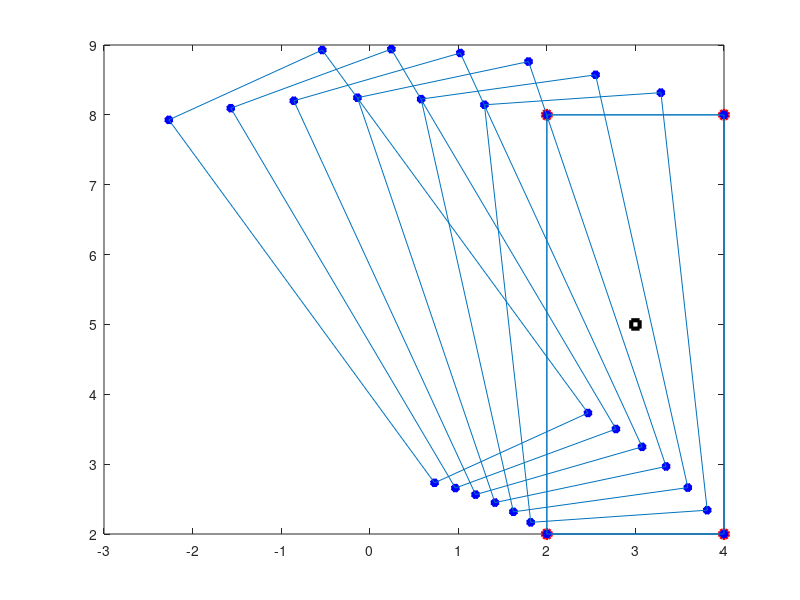

Here is the MATLAB script that generated this plot:
clc;
clear;

current_parkinglot_.single_lot.topleft.x = 4;
current_parkinglot_.single_lot.topleft.y = 2;
current_parkinglot_.single_lot.topright.x = 4;
current_parkinglot_.single_lot.topright.y = 8;
current_parkinglot_.single_lot.btmleft.x = 2;
current_parkinglot_.single_lot.btmleft.y = 2;
current_parkinglot_.single_lot.btmright.x = 2;
current_parkinglot_.single_lot.btmright.y = 8;

plot(current_parkinglot_.single_lot.topleft.x, current_parkinglot_.single_lot.topleft.y, 'ro', 'linewidth',3); hold on;
plot(current_parkinglot_.single_lot.topright.x, current_parkinglot_.single_lot.topright.y, 'ro', 'linewidth',3); hold on;
plot(current_parkinglot_.single_lot.btmleft.x, current_parkinglot_.single_lot.btmleft.y, 'ro', 'linewidth',3); hold on;
plot(current_parkinglot_.single_lot.btmright.x, current_parkinglot_.single_lot.btmright.y, 'ro', 'linewidth',3); hold on;

line([current_parkinglot_.single_lot.topleft.x,current_parkinglot_.single_lot.topright.x],[current_parkinglot_.single_lot.topleft.y, current_parkinglot_.single_lot.topright.y]);
line([current_parkinglot_.single_lot.topright.x,current_parkinglot_.single_lot.btmright.x],[current_parkinglot_.single_lot.topright.y, current_parkinglot_.single_lot.btmright.y]);
line([current_parkinglot_.single_lot.btmright.x,current_parkinglot_.single_lot.btmleft.x],[current_parkinglot_.single_lot.btmright.y, current_parkinglot_.single_lot.btmleft.y]);
line([current_parkinglot_.single_lot.topleft.x,current_parkinglot_.single_lot.btmleft.x],[current_parkinglot_.single_lot.topleft.y, current_parkinglot_.single_lot.btmleft.y]);

lot_center.x = (current_parkinglot_.single_lot.topleft.x + current_parkinglot_.single_lot.topright.x + current_parkinglot_.single_lot.btmleft.x + current_parkinglot_.single_lot.btmright.x) / 4;
lot_center.y = (current_parkinglot_.single_lot.topleft.y + current_parkinglot_.single_lot.topright.y + current_parkinglot_.single_lot.btmleft.y + current_parkinglot_.single_lot.btmright.y) / 4;

plot(lot_center.x, lot_center.y, 'ks', 'linewidth',3); hold on;

length = current_parkinglot_.single_lot.topright.y - current_parkinglot_.single_lot.topleft.y;
width = current_parkinglot_.single_lot.topleft.x - current_parkinglot_.single_lot.btmleft.x;

diagnol_line = sqrt(length^2 + width^2);
rectangle_center_angle_base = atan2(width,length);

k = 0;

for rotate_angle = 0:-5:-30

k = k + 1;

transformMatrix = [cosd(rotate_angle), sind(rotate_angle);
                   -sind(rotate_angle), cosd(rotate_angle)];

square(k).y1 = (cos(rectangle_center_angle_base) * diagnol_line * (1/2) + lot_center.y);
square(k).x1 = (sin(rectangle_center_angle_base) * diagnol_line * (1/2) + lot_center.x);

square(k).y2 = (-cos(rectangle_center_angle_base) * diagnol_line * (1/2) + lot_center.y);
square(k).x2 = (sin(rectangle_center_angle_base) * diagnol_line * (1/2) + lot_center.x);

square(k).y3 = (cos(rectangle_center_angle_base) * diagnol_line * (1/2) + lot_center.y);
square(k).x3 = (-sin(rectangle_center_angle_base) * diagnol_line * (1/2) + lot_center.x);

square(k).y4 = (-cos(rectangle_center_angle_base) * diagnol_line * (1/2) + lot_center.y);
square(k).x4 = (-sin(rectangle_center_angle_base) * diagnol_line * (1/2) + lot_center.x);

[square(k).xy1t] = transformMatrix * [square(k).x1; square(k).y1];
[square(k).xy2t] = transformMatrix * [square(k).x2; square(k).y2];
[square(k).xy3t] = transformMatrix * [square(k).x3; square(k).y3];
[square(k).xy4t] = transformMatrix * [square(k).x4; square(k).y4];

% plot(square.x1, square.y1, 'b*', 'linewidth',3); hold on;
% plot(square.x2, square.y2, 'b*', 'linewidth',3); hold on;
% plot(square.x3, square.y3, 'b*', 'linewidth',3); hold on;
% plot(square.x4, square.y4, 'b*', 'linewidth',3); hold on;

plot(square(k).xy1t(1), square(k).xy1t(2), 'b*', 'linewidth',3); hold on;
plot(square(k).xy2t(1), square(k).xy2t(2), 'b*', 'linewidth',3); hold on;
plot(square(k).xy3t(1), square(k).xy3t(2), 'b*', 'linewidth',3); hold on;
plot(square(k).xy4t(1), square(k).xy4t(2), 'b*', 'linewidth',3); hold on;

line([square(k).xy4t(1),square(k).xy3t(1)],[square(k).xy4t(2), square(k).xy3t(2)]);
line([square(k).xy3t(1),square(k).xy1t(1)],[square(k).xy3t(2), square(k).xy1t(2)]);
line([square(k).xy1t(1),square(k).xy2t(1)],[square(k).xy1t(2), square(k).xy2t(2)]);
line([square(k).xy2t(1),square(k).xy4t(1)],[square(k).xy2t(2), square(k).xy4t(2)]);

end
